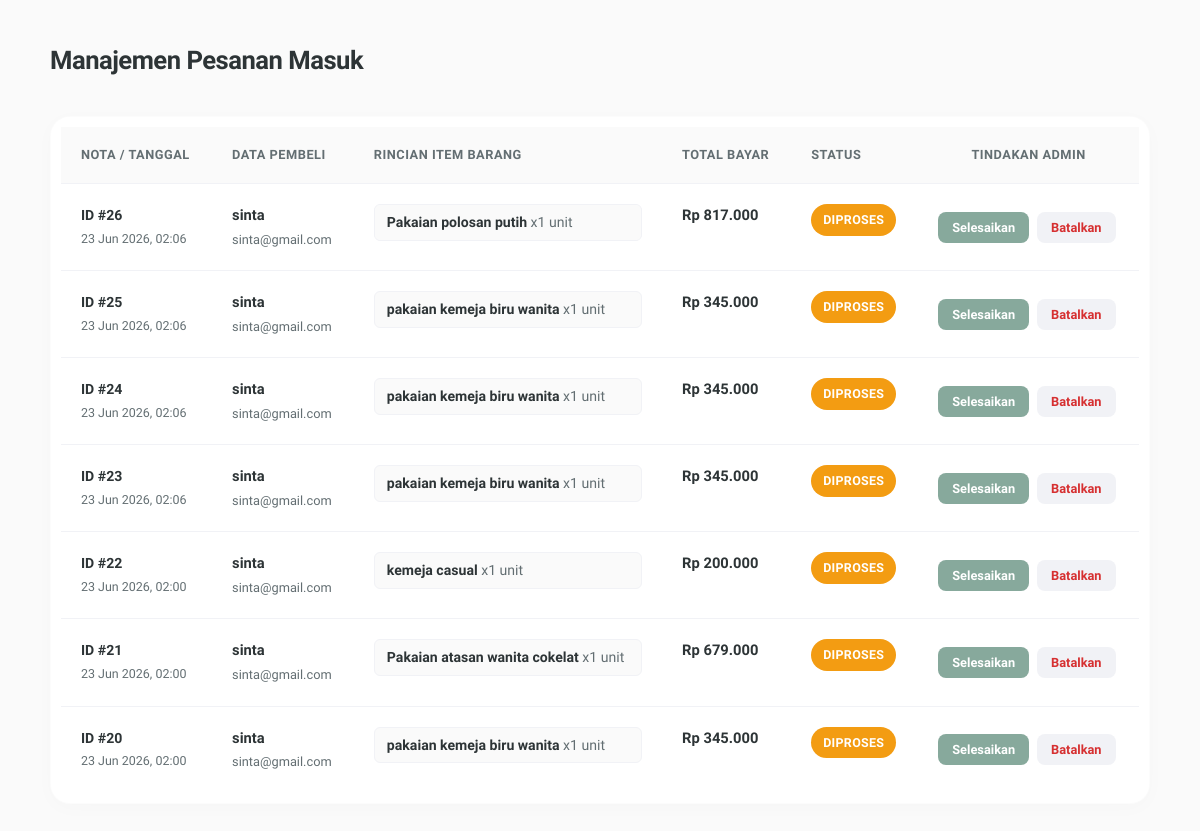
Screenshot of /admin-dashboard/pesanan/ with the database file from the repository.
### shop/models.py (models this page shows, shortened)
class Pesanan(models.Model):
    STATUS_CHOICES = (
        ('proses', 'Diproses'),
        ('kirim', 'Dikirim'),
        ('selesai', 'Selesai'),
    )
    pembeli = models.ForeignKey(Pengguna, on_delete=models.CASCADE, related_name='daftar_pesanan')
    total_harga = models.DecimalField(max_digits=15, decimal_places=2)
    status = models.CharField(max_length=10, choices=STATUS_CHOICES, default='proses')
    tanggal_transaksi = models.DateTimeField(auto_now_add=True)

class Pengguna(AbstractUser):
    ROLE_CHOICES = (
        ('admin', 'Admin'),
        ('user', 'Pengguna/User'),
    )
    role = models.CharField(max_length=10, choices=ROLE_CHOICES, default='user')

class DetailPesanan(models.Model):
    pesanan = models.ForeignKey(Pesanan, on_delete=models.CASCADE, related_name='item_pesanan')
    produk = models.ForeignKey(Produk, on_delete=models.SET_NULL, null=True)
    jumlah = models.IntegerField(default=1)
    harga_satuan = models.DecimalField(max_digits=12, decimal_places=2)

class Produk(models.Model):
    nama = models.CharField(max_length=255)
    kategori = models.CharField(max_length=100, default='Umum')
    gambar = models.ImageField(upload_to='produk_images/', blank=True, null=True)
    deskripsi = models.TextField()
    harga = models.DecimalField(max_digits=12, decimal_places=2)
    stok = models.IntegerField(default=0)
    dibuat_pada = models.DateTimeField(auto_now_add=True)

### shop/views.py (the view)
# urls.py: path('admin-dashboard/pesanan/', views.admin_pesanan_view, name='admin_pesanan'),
def admin_pesanan_view(request):
    daftar_pesanan = Pesanan.objects.select_related('pembeli').prefetch_related('item_pesanan__produk').order_by('-tanggal_transaksi')
    context = {
        'daftar_pesanan': daftar_pesanan,
    }
    return render(request, 'shop/admin_pesanan.html', context)

### shop/templates/shop/admin_pesanan.html (shortened to what this page needs)
{% load humanize %}
<!DOCTYPE html>
<html lang="id">
<head>
</head>
<body>
    <div class="container">
        <header class="page-header">
            <h1>Manajemen Pesanan Masuk</h1>
        </header>
        <div class="table-responsive-wrapper">
            <table class="orders-data-table">
                <thead>
                    <tr>
                        <th>Nota / Tanggal</th>
                        <th>Data Pembeli</th>
                        <th>Rincian Item Barang</th>
                        <th>Total Bayar</th>
                        <th>Status</th>
                        <th style="text-align: center;">Tindakan Admin</th>
                    </tr>
                </thead>
                <tbody>
                    {% for pesanan in daftar_pesanan %}
                    <tr>
                        <td style="font-weight: 600; font-size: 0.88rem;">
                            ID #{{ pesanan.pk }}<br>
                            <span style="font-size: 0.78rem; font-weight: 400; color: var(--text-muted);">{{pesanan.tanggal_transaksi|date:"d M Y, H:i" }}</span>
                        </td>
                        <td>
                            <div class="buyer-info-box">
                                <span class="buyer-username">{{ pesanan.pembeli.username }}</span>
                                <span class="buyer-email">{{ pesanan.pembeli.email|default:"Tidak ada email" }}</span>
                            </div>
                        </td>
                        <td>
                            <div class="items-list-box">
                                {% for item in pesanan.item_pesanan.all %}
                                <div class="item-row-detail">
                                    <strong>{{ item.produk.nama|default:"Produk Telah Dihapus" }}</strong>
                                    <span style="color: var(--text-muted);">x{{ item.jumlah }} unit</span>
                                </div>
                                {% endfor %}
                            </div>
                        </td>
                        <td style="font-weight: 700; color: var(--text-main);">
                            Rp {{ pesanan.total_harga|floatformat:0|intcomma }}
                        </td>
                        <td>
                            <span id="badge-{{ pesanan.pk }}" class="status-badge badge-{{ pesanan.status }}">
                                {{ pesanan.get_status_display|default:pesanan.status }}
                            </span>
                        </td>
                        <td style="vertical-align: middle; text-align: center;" id="action-cell-{{ pesanan.pk }}">
                            {% if pesanan.status == 'proses' or pesanan.status == 'kirim' %}
                            <div class="actions-btn-group">
                                <button type="button" onclick="eksekusiKeputusan('{{ pesanan.pk }}', 'selesai')"
                                    class="btn-decision btn-approve-success">Selesaikan</button>
                                <button type="button" onclick="eksekusiKeputusan('{{ pesanan.pk }}', 'batal')"
                                    class="btn-decision btn-reject-danger">Batalkan</button>
                            </div>
                            {% else %}
                            <span style="font-size: 0.82rem; color: var(--text-muted); font-style: italic;">Selesai
                                Diproses</span>
                            {% endif %}
                        </td>
                    </tr>
                    {% endfor %}
                </tbody>
            </table>
        </div>
    </div>
</body>
</html>

### shop/templates/shop/admin_pesanan.html (style rules this page uses)
:root { --bg-primary: #fafafa; --bg-card: #ffffff; --text-main: #2d3436; --text-muted: #636e72; --accent-soft: #87a99c; --accent-hover: #6f8f82; --border-color: #f1f2f6; --shadow-soft: 0 4px 20px rgba(0, 0, 0, 0.02); --danger-color: #d63031; --success-color: #2ecc71; }
* { box-sizing: border-box; margin: 0; padding: 0; }
body { font-family: 'Plus Jakarta Sans', sans-serif; background-color: var(--bg-primary); color: var(--text-main); line-height: 1.6; padding: 40px 20px; }
.container { max-width: 1100px; margin: 0 auto; }
.page-header { margin-bottom: 35px; display: flex; justify-content: space-between; align-items: center; }
.page-header h1 { font-size: 1.6rem; font-weight: 700; letter-spacing: -0.5px; }
.table-responsive-wrapper { background-color: var(--bg-card); border-radius: 20px; box-shadow: var(--shadow-soft); border: 1px solid rgba(0, 0, 0, 0.01); overflow: hidden; padding: 10px; }
.orders-data-table { width: 100%; border-collapse: collapse; text-align: left; }
.orders-data-table th { background-color: #fafafa; padding: 18px 20px; font-size: 0.8rem; font-weight: 700; text-transform: uppercase; letter-spacing: 0.5px; color: var(--text-muted); border-bottom: 1px solid var(--border-color); }
.orders-data-table td { padding: 20px; font-size: 0.92rem; border-bottom: 1px solid var(--border-color); vertical-align: top; }
.orders-data-table tr:last-child td { border-bottom: none; }
.buyer-info-box { display: flex; flex-direction: column; gap: 2px; }
.buyer-username { font-weight: 700; color: var(--text-main); }
.buyer-email { font-size: 0.8rem; color: var(--text-muted); }
.items-list-box { display: flex; flex-direction: column; gap: 6px; }
.item-row-detail { font-size: 0.88rem; background-color: #fafafa; padding: 6px 12px; border-radius: 6px; border: 1px solid var(--border-color); }
.status-badge { display: inline-block; padding: 6px 12px; font-size: 0.78rem; font-weight: 700; border-radius: 20px; text-transform: uppercase; letter-spacing: 0.3px; transition: all 0.3s ease; }
.badge-proses { background-color: #f39c12; color: #ffffff; }
.actions-btn-group { display: flex; gap: 8px; }
.btn-decision { padding: 8px 14px; font-family: inherit; font-size: 0.8rem; font-weight: 600; border: none; border-radius: 8px; cursor: pointer; display: inline-block; transition: background-color 0.15s ease; }
.btn-approve-success { background-color: var(--accent-soft); color: white; }
.btn-reject-danger { background-color: #f1f2f6; color: var(--danger-color); }

### rows the page displays
Pesanan: pk "26", tanggal_transaksi "23 Jun 2026, 02:06", pembeli.username "sinta", pembeli.email "sinta@gmail.com", total_harga "817.000", status "DIPROSES"
DetailPesanan: produk.nama "Pakaian polosan putih", jumlah "1"
Pesanan: pk "25", tanggal_transaksi "23 Jun 2026, 02:06", pembeli.username "sinta", pembeli.email "sinta@gmail.com", total_harga "345.000", status "DIPROSES"
DetailPesanan: produk.nama "pakaian kemeja biru wanita", jumlah "1"
Pesanan: pk "24", tanggal_transaksi "23 Jun 2026, 02:06", pembeli.username "sinta", pembeli.email "sinta@gmail.com", total_harga "345.000", status "DIPROSES"
DetailPesanan: produk.nama "pakaian kemeja biru wanita", jumlah "1"
Pesanan: pk "23", tanggal_transaksi "23 Jun 2026, 02:06", pembeli.username "sinta", pembeli.email "sinta@gmail.com", total_harga "345.000", status "DIPROSES"
DetailPesanan: produk.nama "pakaian kemeja biru wanita", jumlah "1"
Pesanan: pk "22", tanggal_transaksi "23 Jun 2026, 02:00", pembeli.username "sinta", pembeli.email "sinta@gmail.com", total_harga "200.000", status "DIPROSES"
DetailPesanan: produk.nama "kemeja casual", jumlah "1"
Pesanan: pk "21", tanggal_transaksi "23 Jun 2026, 02:00", pembeli.username "sinta", pembeli.email "sinta@gmail.com", total_harga "679.000", status "DIPROSES"
DetailPesanan: produk.nama "Pakaian atasan wanita cokelat", jumlah "1"
Pesanan: pk "20", tanggal_transaksi "23 Jun 2026, 02:00", pembeli.username "sinta", pembeli.email "sinta@gmail.com", total_harga "345.000", status "DIPROSES"
DetailPesanan: produk.nama "pakaian kemeja biru wanita", jumlah "1"
